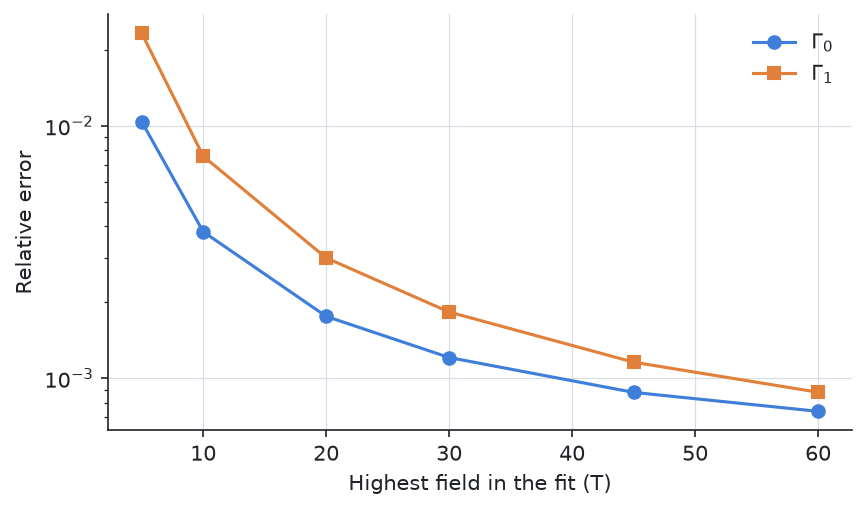

The Python source for this figure:
from _data import band, d, data, rate, surface, true_mu, true_rate

# --8<-- [start:example]
import numpy as np
from quantalyze.beta import boltzmann as bz
from quantalyze.beta import boltzmann_fitting as bzf
from quantalyze.core.constants import ELEMENTARY_CHARGE, HBAR


# ω_c⟨τ⟩ at each top field, with the cyclotron mass m_c = (ħ²/2π) dA/dε from the pocket's area.
def area(mu):
    return 2 * np.pi**2 * bz.carrier_density(band(mu), layer_spacing=d) * d  # A = 4π² n d / g_s


step = bz.units.ev_to_joule(1e-3)
mass = HBAR**2 / (2 * np.pi) * abs(area(true_mu + step) - area(true_mu - step)) / (2 * step)
tau = np.mean(1 / rate(surface["phi"], **true_rate))

errors = dict(resistivity_error="resistivity_error", hall_resistivity_error="hall_resistivity_error")
tops = [5, 10, 20, 30, 45, 60]  # T
relative = []
print("B_max (T)  ω_c<τ>   σ(Γ0)/Γ0   σ(Γ1)/Γ1")
for top in tops:
    result = bzf.fit_transport(data[data["field"] <= top], surface, rate=rate, layer_spacing=d, p0=true_rate,
                               extrapolate=True, **errors)
    relative.append([result.errors[n] / result[n] for n in true_rate])
    print(f"{top:9d}  {ELEMENTARY_CHARGE * top / mass * tau:6.2f}   {relative[-1][0]:.2e}   {relative[-1][1]:.2e}")
relative = np.array(relative)  # (tops, parameters)
# --8<-- [end:example]

import matplotlib.pyplot as plt

fig, ax = plt.subplots()
ax.semilogy(tops, relative[:, 0], "o-", label=r"$\Gamma_0$")
ax.semilogy(tops, relative[:, 1], "s-", label=r"$\Gamma_1$")
ax.set(xlabel="Highest field in the fit (T)", ylabel="Relative error")
ax.legend()
